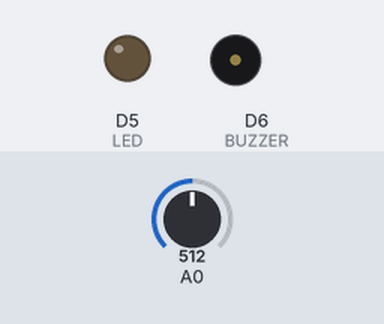
Bench run of a sketch on a simulated ESP8266 (NodeMCU). On the bench: output pins drawn as LEDs (lit = HIGH), buzzer (waves = sounding, pin HIGH). The inputs (shaded band) are chosen by the test bench; at power-on: A0 = 512. WiFi joins after 1.5 s; servers stay silent unless stated; what the sketch prints to the serial monitor is not drawn.

Above: at 0.1 s.
At 1.6 s:
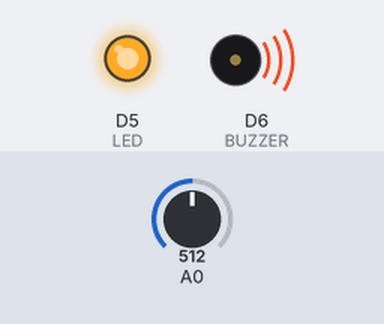
Timing chart, 0 to 3.1 s (numbered marks = the images above):
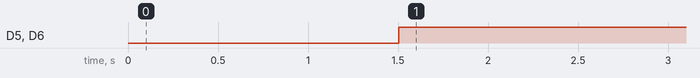

Measured:
- by itself, D5 (LED), D6 (BUZZER): LOW → HIGH at 1.5 s

The sketch:

rainsensor.ino
```cpp
#include <ESP8266WiFi.h>
#include <ESP8266WebServer.h>

#define RAIN_SENSOR D2
#define LED D5
#define BUZZER D6

const char* ssid = "Pavithra Madhan";
const char* password = "veeralak";

ESP8266WebServer server(80);

void handleRoot() {

  int rainValue = analogRead(RAIN_SENSOR);

  String statusText;
  String color;

  if (rainValue < 600) {
    statusText = "RAIN DETECTED 🌧️";
    color = "#ff4d4d";
  } else {
    statusText = "NO RAIN ☀️";
    color = "#00cc66";
  }

  String page = R"rawliteral(
<!DOCTYPE html>
<html>
<head>
<meta charset="UTF-8">
<meta name="viewport" content="width=device-width, initial-scale=1.0">
<title>Rain Monitoring Dashboard</title>

<style>

*{
  margin:0;
  padding:0;
  box-sizing:border-box;
}

body{
  font-family:Arial, sans-serif;
  height:100vh;
  display:flex;
  justify-content:center;
  align-items:center;
  background:linear-gradient(135deg,#4facfe,#00f2fe);
}

.card{
  width:380px;
  background:white;
  padding:30px;
  border-radius:20px;
  text-align:center;
  box-shadow:0 10px 25px rgba(0,0,0,0.2);
}

.title{
  font-size:30px;
  color:#333;
  margin-bottom:20px;
}

.sensor{
  font-size:26px;
  color:#444;
  margin-bottom:15px;
}

.status{
  font-size:28px;
  font-weight:bold;
  margin:20px 0;
}

.circle{
  width:120px;
  height:120px;
  border-radius:50%;
  background:%COLOR%;
  margin:20px auto;
  animation:pulse 1.5s infinite;
}

@keyframes pulse{
  0%{
    transform:scale(1);
  }
  50%{
    transform:scale(1.1);
  }
  100%{
    transform:scale(1);
  }
}

.footer{
  margin-top:20px;
  color:gray;
  font-size:14px;
}

</style>

</head>
<body>

<div class="card">

<div class="title">
🌧️ Rain Monitoring System
</div>

<div class="circle"></div>

<div class="sensor">
Sensor Value: <b>%VALUE%</b>
</div>

<div class="status" style="color:%COLOR%">
%STATUS%
</div>

<div class="footer">
ESP8266 IoT Dashboard
</div>

</div>

<script>
setInterval(function(){
  location.reload();
},3000);
</script>

</body>
</html>
)rawliteral";

  page.replace("%VALUE%", String(rainValue));
  page.replace("%STATUS%", statusText);
  page.replace("%COLOR%", color);

  server.send(200, "text/html", page);
}

void setup() {

  Serial.begin(115200);

  pinMode(LED, OUTPUT);
  pinMode(BUZZER, OUTPUT);

  digitalWrite(LED, LOW);
  digitalWrite(BUZZER, LOW);

  WiFi.begin(ssid, password);

  Serial.println();
  Serial.print("Connecting to WiFi");

  while (WiFi.status() != WL_CONNECTED) {
    delay(500);
    Serial.print(".");
  }

  Serial.println();
  Serial.println("WiFi Connected!");
  Serial.print("IP Address: ");
  Serial.println(WiFi.localIP());

  server.on("/", handleRoot);
  server.begin();

  Serial.println("Web Server Started");
}

void loop() {

  int rainValue = analogRead(RAIN_SENSOR);

  if (rainValue < 600) {
    digitalWrite(LED, HIGH);
    digitalWrite(BUZZER, HIGH);
  }
  else {
    digitalWrite(LED, LOW);
    digitalWrite(BUZZER, LOW);
  }

  server.handleClient();
}
```
